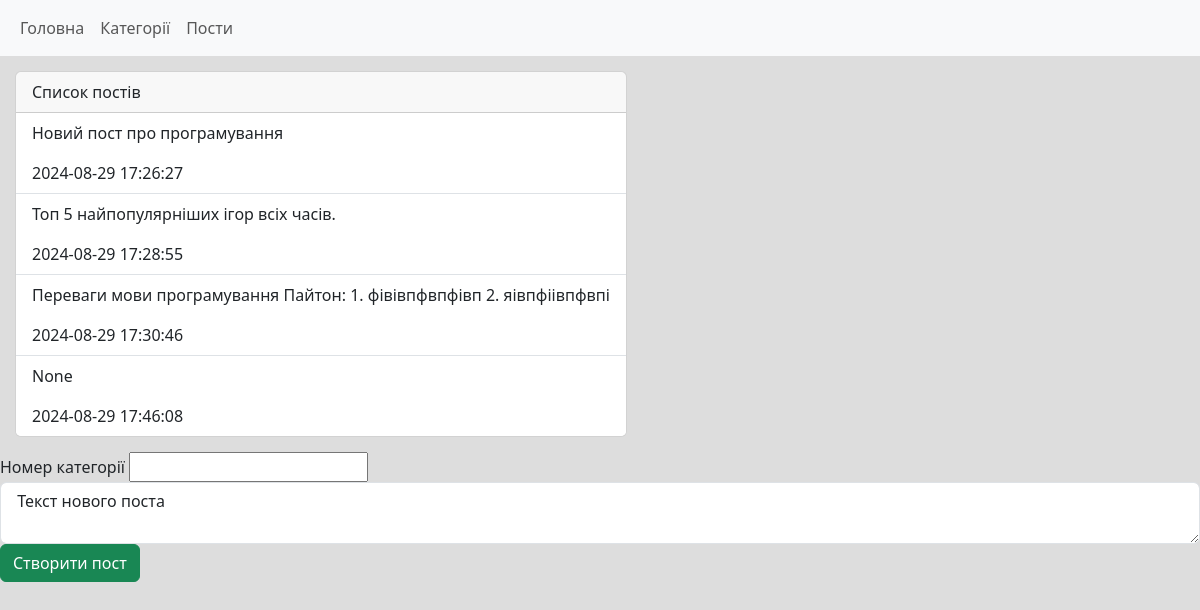
/posts, run on an earlier commit of the app's database.
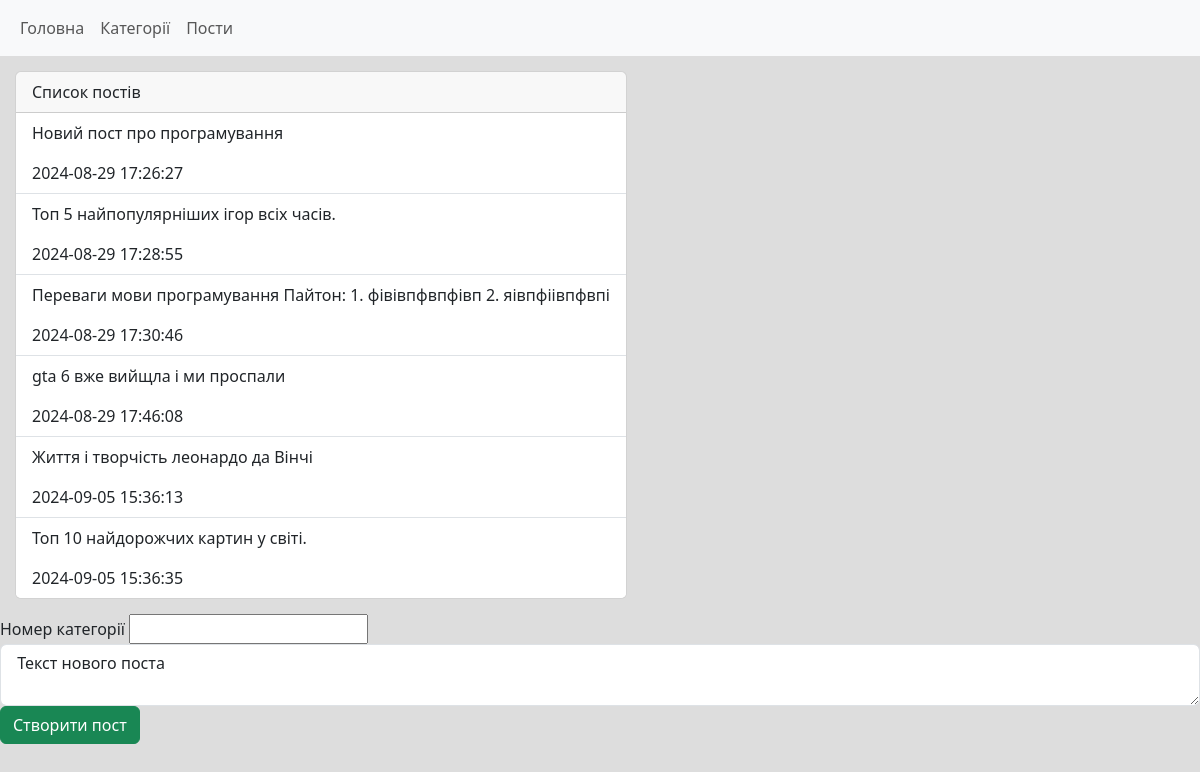
And on a later commit of the database.
### tables this page shows
CREATE TABLE post(
	post_id INTEGER PRIMARY KEY AUTOINCREMENT,
	category_id INTEGER, 
	text TEXT,
	datetime TEXT NOT NULL DEFAULT CURRENT_TIMESTAMP,
	
	FOREIGN KEY (category_id) REFERENCES category(category_id)
);

### main.py (the view)
@app.route("/posts", methods=["GET","POST"])
def post_list():
    if request.method == "POST":
        category_id = request.form.get("category_id")
        text = request.form.get("text")
        db.addPost(category_id, text)
        return redirect(f"/posts")
    return render_template("post_list.html",
                           post_list=db.getPosts())

### db.py (called while the page is built)
def open():
    global conn, cursor
    conn = sqlite3.connect(db_name)
    cursor = conn.cursor()

def close():
    cursor.close()
    conn.close()

def getPosts():
    open()
    cursor.execute("SELECT * FROM post")
    res = cursor.fetchall()
    close()
    return res

### templates/post_list.html
{% extends 'base.html' %}
{% block content %}
<div class="card card-list">
    <div class="card-header">
        Список постів
    </div>
    <ul class="list-group list-group-flush">
        {% for p in post_list %}
            <li class="list-group-item">
                <p>
                    {{p[2]}}
                </p>
                <span>{{p[-1]}}</span>
            </li>
        {% endfor %}
    </ul>
</div>
<div class="mb-3">
    <form method="post">
        <label >Номер категорії</label>
        <input type="number" name="category_id">
        <textarea class="form-control" name="text"> Текст нового поста </textarea>
        <input type="submit" value="Створити пост" class="btn btn-success">
    </form>
</div>
{% endblock %}

What changed in the data, as far as the page shows it:
changed post: text "None" → "gta 6 вже вийщла і ми проспали"
added post: text "Життя і творчість леонардо да Вінчі", datetime "2024-09-05 15:36:13"
added post: text "Топ 10 найдорожчих картин у світі.", datetime "2024-09-05 15:36:35"
